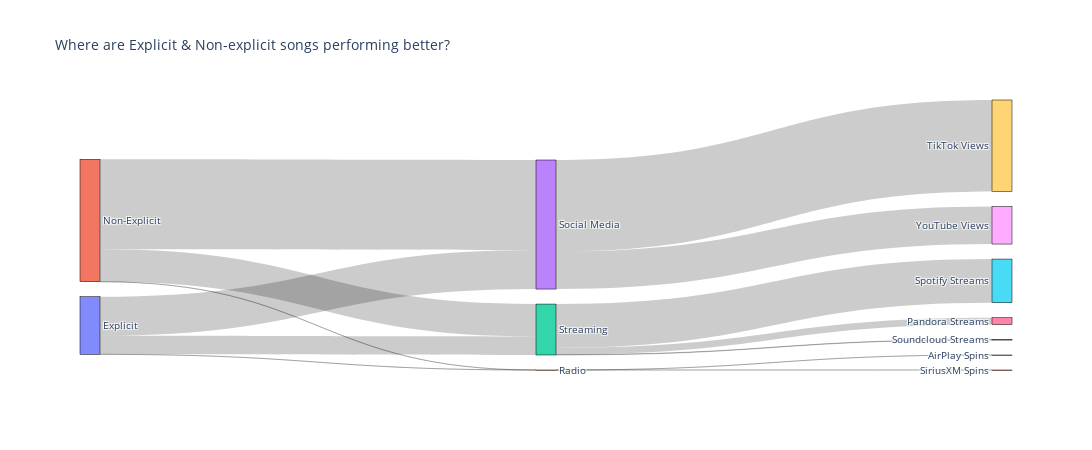

The notebook cell this image was saved under:
### Code cell
df = new_data.copy()

# Aggregating data
agg_data = {
    'Streaming': df[['Spotify Streams', 'Pandora Streams', 'Soundcloud Streams']].sum().sum(),
    'Social Media': df[['YouTube Views', 'TikTok Views']].sum().sum(),
    'Radio': df[['AirPlay Spins', 'SiriusXM Spins']].sum().sum(),
    'Explicit': df[df['Explicit Track'] == 1][['Spotify Streams', 'Pandora Streams', 'Soundcloud Streams', 'YouTube Views', 'TikTok Views', 'AirPlay Spins', 'SiriusXM Spins']].sum().sum(),
    'Non-Explicit': df[df['Explicit Track'] == 0][['Spotify Streams', 'Pandora Streams', 'Soundcloud Streams', 'YouTube Views', 'TikTok Views', 'AirPlay Spins', 'SiriusXM Spins']].sum().sum()
}

# Nodes
nodes = ['Explicit', 'Non-Explicit', 'Streaming', 'Social Media', 'Radio', 
         'Spotify Streams', 'Pandora Streams', 'Soundcloud Streams', 'YouTube Views', 'TikTok Views', 'AirPlay Spins', 'SiriusXM Spins']

# Links
links = [
    {'source': nodes.index('Explicit'), 'target': nodes.index('Streaming'), 'value': df[df['Explicit Track'] == 1][['Spotify Streams', 'Pandora Streams', 'Soundcloud Streams']].sum().sum()},
    {'source': nodes.index('Explicit'), 'target': nodes.index('Social Media'), 'value': df[df['Explicit Track'] == 1][['YouTube Views', 'TikTok Views']].sum().sum()},
    {'source': nodes.index('Explicit'), 'target': nodes.index('Radio'), 'value': df[df['Explicit Track'] == 1][['AirPlay Spins', 'SiriusXM Spins']].sum().sum()},
    {'source': nodes.index('Non-Explicit'), 'target': nodes.index('Streaming'), 'value': df[df['Explicit Track'] == 0][['Spotify Streams', 'Pandora Streams', 'Soundcloud Streams']].sum().sum()},
    {'source': nodes.index('Non-Explicit'), 'target': nodes.index('Social Media'), 'value': df[df['Explicit Track'] == 0][['YouTube Views', 'TikTok Views']].sum().sum()},
    {'source': nodes.index('Non-Explicit'), 'target': nodes.index('Radio'), 'value': df[df['Explicit Track'] == 0][['AirPlay Spins', 'SiriusXM Spins']].sum().sum()},
    {'source': nodes.index('Streaming'), 'target': nodes.index('Spotify Streams'), 'value': df['Spotify Streams'].sum()},
    {'source': nodes.index('Streaming'), 'target': nodes.index('Pandora Streams'), 'value': df['Pandora Streams'].sum()},
    {'source': nodes.index('Streaming'), 'target': nodes.index('Soundcloud Streams'), 'value': df['Soundcloud Streams'].sum()},
    {'source': nodes.index('Social Media'), 'target': nodes.index('YouTube Views'), 'value': df['YouTube Views'].sum()},
    {'source': nodes.index('Social Media'), 'target': nodes.index('TikTok Views'), 'value': df['TikTok Views'].sum()},
    {'source': nodes.index('Radio'), 'target': nodes.index('AirPlay Spins'), 'value': df['AirPlay Spins'].sum()},
    {'source': nodes.index('Radio'), 'target': nodes.index('SiriusXM Spins'), 'value': df['SiriusXM Spins'].sum()},
]

# Create Sankey plot
fig = go.Figure(data=[go.Sankey(
    node=dict(
        pad=15,
        thickness=20,
        line=dict(color="black", width=0.5),
        label=nodes,
    ),
    link=dict(
        source=[link['source'] for link in links],
        target=[link['target'] for link in links],
        value=[link['value'] for link in links],
    ))])

fig.update_layout(title_text="Where are Explicit & Non-explicit songs performing better?", font_size=10, width=1100, height=450)
fig.show()

### Figure 1 — Plotly figure (JSON) as saved in the notebook; plotly's stock layout.template omitted (floating-point values rounded to 4 significant figures)
{"data": [{"link": {"source": [0, 0, 0, 1, 1, 1, 2, 2, 2, 3, 3, 4, 4], "target": [2, 3, 4, 2, 3, 4, 5, 6, 7, 8, 9, 10, 11], "value": [850808861892, 1796587044530, 64453789, 1490000000000.0, 4134446557661, 164097540, 2007426881265, 314500000000.0, 18812375984, 1728803560783, 4202230041408, 227905395, 645934]}, "node": {"label": ["Explicit", "Non-Explicit", "Streaming", "Social Media", "Radio", "Spotify Streams", "Pandora Streams", "Soundcloud Streams", "YouTube Views", "TikTok Views", "AirPlay Spins", "SiriusXM Spins"], "line": {"color": "black", "width": 0.5}, "pad": 15, "thickness": 20}, "type": "sankey"}], "layout": {"font": {"size": 10}, "height": 450, "title": {"text": "Where are Explicit & Non-explicit songs performing better?"}, "width": 1100}}
